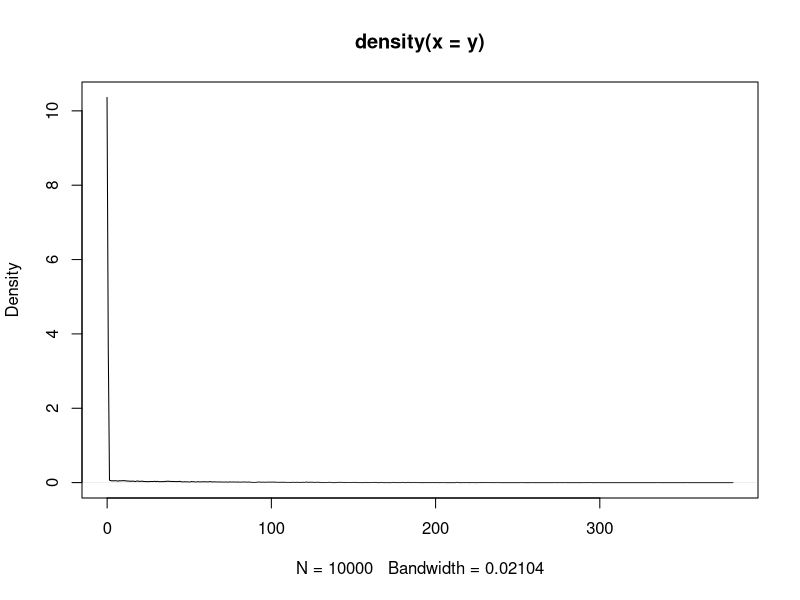

This chart was generated by the following R code: (Note: this script raises an error after producing the figure.)
library(magrittr)


# k-Mixture Exponential Model
k = 5

# Data Generation
n = 10000
pi.TRUE     = c(0.2, 0.05, 0.35, 0.1, 0.3)
lambda.TRUE = c(1, 1/10, 1/30, 1/50, 1/70)

k = 4
pi.TRUE     = c(0.2, 0.4, 0.3, 0.1)
lambda.TRUE = c(0.02, 10, 200, 500)

set.seed(1)
z.TRUE = sample(1:k, size = n, replace = T, prob = pi.TRUE)
y = sapply(z.TRUE, function(z) rexp(1, lambda.TRUE[z]))

plot(density(y))


##################################################
# EM Algorithm
# (1) Set initial values (by k-means)
set.seed(1)
cluster.kmeans = kmeans(y, centers = k)
init = list(pi = as.numeric(table(cluster.kmeans$cluster)/n)[order(cluster.kmeans$centers[,1])],
             lambda = as.numeric(1/sort(cluster.kmeans$centers[,1])))

mixture_exponential(y, init,  max.iter = 100000)


# (2) Algorithm
mixture_exponential <- function(y, init, tol = 1e-05, max.iter = 5000) {
  n = length(y)
  k = length(init$pi)
  
  # E-step
  pi_after      = init$pi
  lambda_after  = init$lambda
  
  # M-step
  pi_before     = numeric(k)
  lambda_before = numeric(k)
  
  iter = 0
  while ((any(abs(lambda_before - lambda_after)/(lambda_before + 1e-04) > tol) | any(abs(pi_before - pi_after)/(pi_before + 1e-04) > tol)) & iter < max.iter) {
    # E-step
    pi_before = pi_after
    lambda_before = lambda_after
    w = t(replicate(n, pi_before)) * outer(y, lambda_before, dexp) / replicate(k, rowSums(t(replicate(n, pi_before)) * outer(y, lambda_before, dexp)))
    
    # M-step
    pi_after = colSums(w)/n
    lambda_after = colSums(w)/colSums(w*y)
    iter <- iter + 1
    
    cat('Iteration: ', iter, '\n')
  }
  
  # log likelihood
  w = t(replicate(n, pi_after)) * outer(y, lambda_after, dexp) / replicate(k, rowSums(t(replicate(n, pi_after)) * outer(y, lambda_after, dexp)))
  loglik = sum(w * log(t(replicate(n, pi_after)) * outer(y, lambda_after, dexp)))
  
  return(list(iter = iter, loglik = loglik, init = init, pi = pi_after, lambda = lambda_after))
}

# (3) Execute iteration
mixture_exponential(y, init,  max.iter = 100000)

